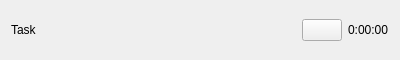
<?xml version="1.0" encoding="UTF-8"?>
<ui version="4.0">
 <class>Event</class>
 <widget class="QWidget" name="Event">
  <property name="geometry">
   <rect>
    <x>0</x>
    <y>0</y>
    <width>400</width>
    <height>60</height>
   </rect>
  </property>
  <property name="windowTitle">
   <string>Form</string>
  </property>
  <layout class="QHBoxLayout" name="horizontalLayout">
   <item>
    <widget class="QLabel" name="taskLabel">
     <property name="text">
      <string>Task</string>
     </property>
    </widget>
   </item>
   <item>
    <spacer name="horizontalSpacer">
     <property name="orientation">
      <enum>Qt::Horizontal</enum>
     </property>
     <property name="sizeHint" stdset="0">
      <size>
       <width>40</width>
       <height>20</height>
      </size>
     </property>
    </spacer>
   </item>
   <item>
    <widget class="QPushButton" name="startButton">
     <property name="text">
      <string/>
     </property>
     <property name="icon">
      <iconset theme="go-next"/>
     </property>
     <property name="iconSize">
      <size>
       <width>24</width>
       <height>24</height>
      </size>
     </property>
     <property name="default">
      <bool>false</bool>
     </property>
     <property name="flat">
      <bool>false</bool>
     </property>
    </widget>
   </item>
   <item>
    <widget class="QLabel" name="timeLabel">
     <property name="text">
      <string>0:00:00</string>
     </property>
    </widget>
   </item>
  </layout>
 </widget>
 <resources>
  <include location="resources.qrc"/>
 </resources>
 <connections/>
</ui>
